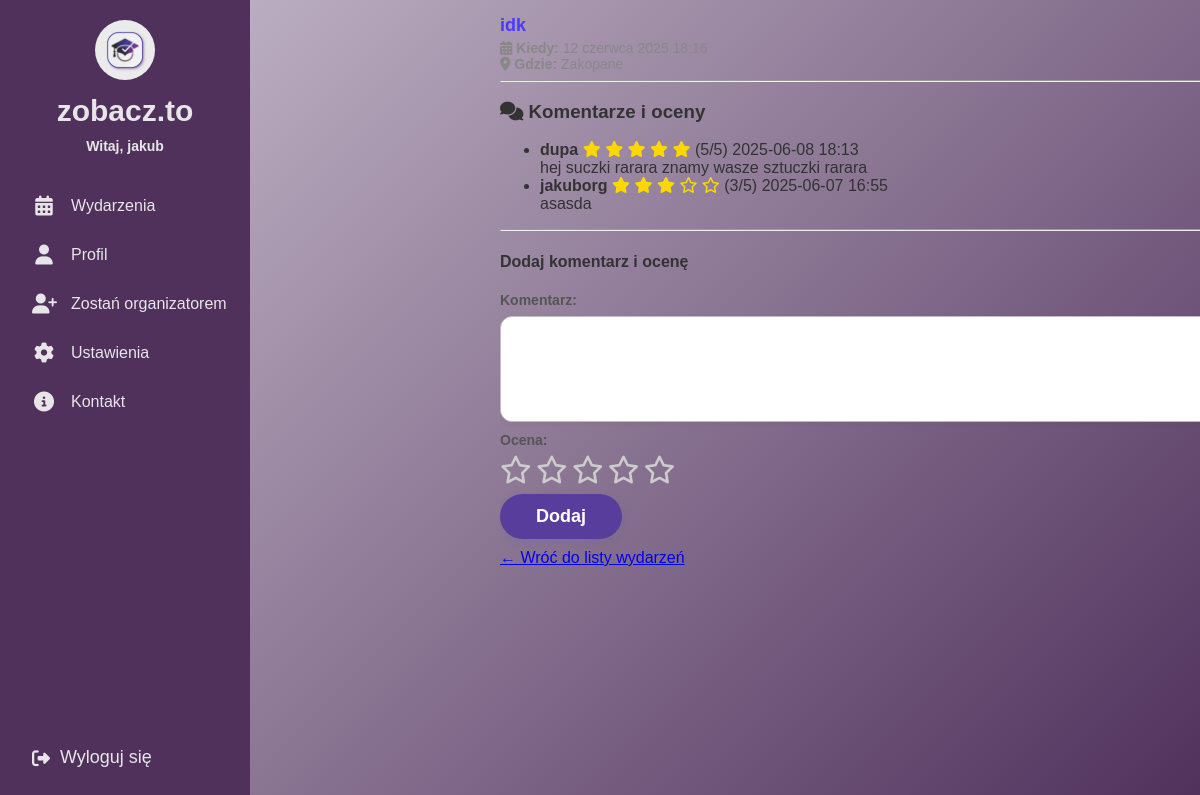
The page /events/event/17/ (signed in) on the database as committed earlier.
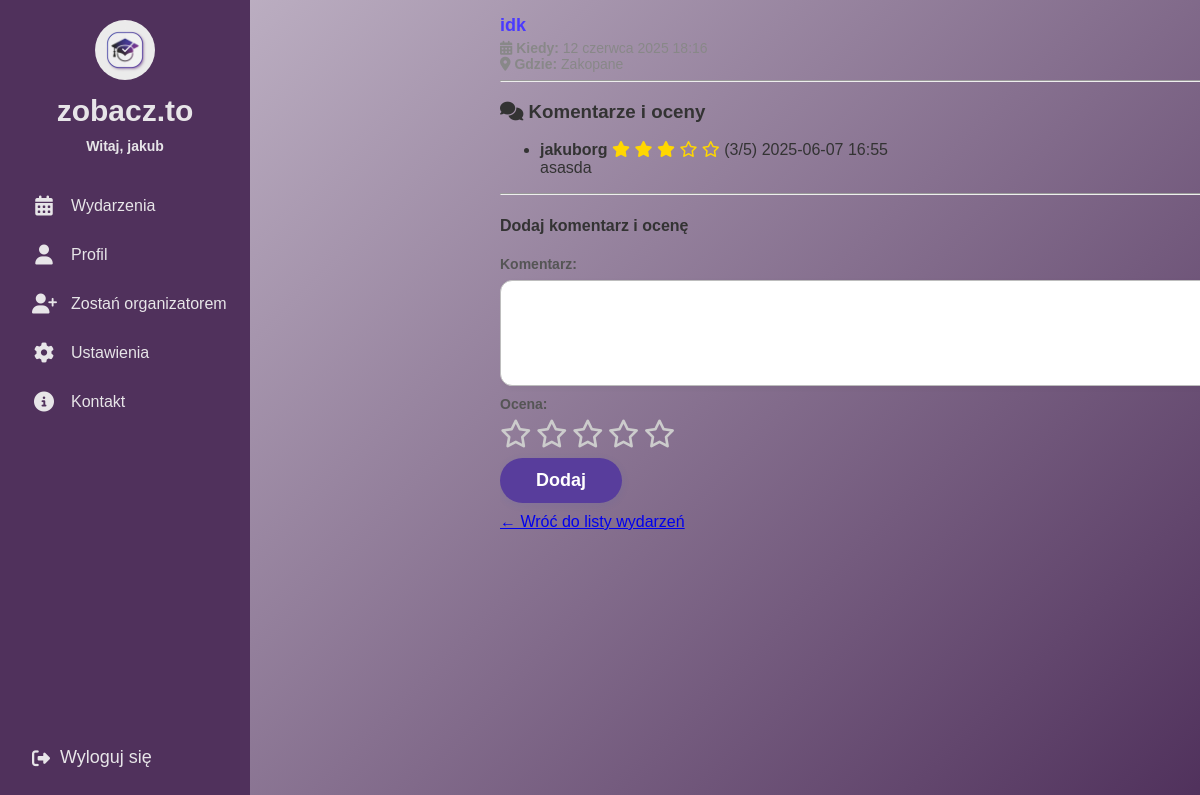
The same page on the database as committed later.
### events/models.py (models this page shows, shortened)
class Event(models.Model):
    title = models.CharField("Tytuł", max_length=200)
    description = models.TextField("Opis wydarzenia")
    date = models.DateTimeField("Data")
    location = models.CharField("Lokalizacja", max_length=200)
    created_by = models.ForeignKey(User, on_delete=models.CASCADE, related_name="created_events")

class EventComment(models.Model):
    event = models.ForeignKey(Event, on_delete=models.CASCADE, related_name="comments")
    user = models.ForeignKey(User, on_delete=models.CASCADE)
    comment = models.TextField("Komentarz")
    rating = models.PositiveSmallIntegerField("Ocena", choices=[(i, i) for i in range(1, 6)])
    created_at = models.DateTimeField(auto_now_add=True)

### events/views.py (the view)
# urls.py: path('event/<int:event_id>/', views.event_detail, name='event_detail'),
@login_required
def event_detail(request, event_id):
    event = get_object_or_404(Event, id=event_id)
    comments = event.comments.select_related('user').order_by('-created_at')
    avg_rating = event.comments.aggregate(avg=Avg('rating'))['avg']
    if request.method == 'POST':
        form = EventCommentForm(request.POST)
        if form.is_valid():
            comment = form.save(commit=False)
            comment.event = event
            comment.user = request.user
            comment.save()
            messages.success(request, "Twój komentarz został dodany.")
            return redirect('event_detail', event_id=event.id)
    else:
        form = EventCommentForm()
        return render(request, 'events/event_detail.html', {
        'event': event,
        'comments': comments,
        'form': form,
        'avg_rating': round(avg_rating or 0, 2),
    })

### events/forms.py
class EventCommentForm(forms.ModelForm):
    class Meta:
        model = EventComment
        fields = ['comment', 'rating']
        widgets = {
            'comment': forms.Textarea(attrs={'rows': 3}),
            'rating': forms.Select(choices=[(i, i) for i in range(1, 6)]),
        }

### templates/events/event_detail.html (shortened to what this page needs)
{% extends "base.html" %}
{% load static %}
{% block content %}
<link rel="stylesheet" href="https://cdnjs.cloudflare.com/ajax/libs/font-awesome/6.4.0/css/all.min.css">
<link rel="stylesheet" href="{% static 'css/events.css' %}">
<div class="main-content">
  <div class="event-detail-card">
    <h2 class="event-title">{{ event.title }}</h2>
    <div class="event-meta">
      <span><i class="fas fa-calendar-alt"></i> <strong>Kiedy:</strong> {{ event.date }}</span><br>
      <span><i class="fas fa-map-marker-alt"></i> <strong>Gdzie:</strong> {{ event.location }}</span>
    </div>
    <hr>
    <div class="event-comments-section">
      <h3><i class="fas fa-comments"></i> Komentarze i oceny</h3>
      <ul class="comments-list">
        {% for comment in comments %}
          <li class="comment-item">
            <div class="comment-header">
              <strong>{{ comment.user.username }}</strong>
              <span class="comment-rating">
                {% for i in "12345"|make_list %}
                  {% if forloop.counter <= comment.rating %}
                    <i class="fas fa-star" style="color:gold"></i>
                  {% else %}
                    <i class="far fa-star" style="color:gold"></i>
                  {% endif %}
                {% endfor %}
                ({{ comment.rating }}/5)
              </span>
              <span class="comment-date">{{ comment.created_at|date:"Y-m-d H:i" }}</span>
            </div>
            <div class="comment-body">
              {{ comment.comment }}
            </div>
          </li>
        {% empty %}
          <li class="event-empty">Brak komentarzy.</li>
        {% endfor %}
      </ul>
    </div>
    <hr>
    {% if user.is_authenticated %}
      <div class="add-comment-section">
        <h4>Dodaj komentarz i ocenę</h4>
        <form method="post" class="comment-form" id="comment-form">
          <div class="form-group">
            {{ form.comment.label_tag }}
            {{ form.comment }}
          </div>
          <div class="form-group">
            <label>Ocena:</label>
            <span id="star-rating">
              {% for i in "12345"|make_list %}
                <i class="fa-star far" data-value="{{ forloop.counter }}"></i>
              {% endfor %}
            </span>
          </div>
          <button type="submit" class="enroll-button">Dodaj</button>
        </form>
      </div>
    {% else %}
      <p><a href="{% url 'login' %}">Zaloguj się</a>, aby dodać komentarz.</p>
    {% endif %}
    <a href="{% url 'events_list' %}" class="back-link">← Wróć do listy wydarzeń</a>
  </div>
</div>
{% endblock %}

### templates/base.html (shortened to what this page needs)
{% load static %}
<!DOCTYPE html>
<html>
<head>
  <link rel="stylesheet" href="https://cdnjs.cloudflare.com/ajax/libs/font-awesome/6.4.0/css/all.min.css">
  <link rel="stylesheet" href="{% static 'css/home.css' %}">
  <link rel="stylesheet" href="{% static 'css/contact.css' %}">
  <link rel="stylesheet" href="{% static 'css/profile.css' %}">
</head>
<body>
<div class="sidebar">
  <div class="top">
    <div class="logo">
      <a href="{% url 'home' %}">
        <img src="{% static 'images/logo.jpeg' %}" alt="Logo">
      </a>
      <span class="site-name">zobacz.to</span>
      {% if user.is_authenticated %}
        <span class="username">Witaj, {{ user.username }}</span>
      {% endif %}
    </div>
    <div class="menu">
      <a href="{% url 'events_list' %}">
        <i class="fas fa-calendar-alt"></i>
        <span class="label">Wydarzenia</span>
      </a>
      <a href="{% url 'profile' %}">
        <i class="fas fa-user"></i>
        <span class="label">Profil</span>
      </a>
      {% if user.is_authenticated %}
        {% for group in user.groups.all %}
            {% if group.name == "student" %}
                <a href="{% url 'organizer_request_create' %}">
                    <i class="fas fa-user-plus"></i>
                    <span class="label">Zostań organizatorem</span>
                </a>
            {% endif %}
        {% endfor %}
    {% endif %}
      <a href="#">
        <i class="fas fa-cog"></i>
        <span class="label">Ustawienia</span>
      </a>
      <a href="{% url 'contact' %}">
        <i class="fas fa-info-circle"></i>
        <span class="label">Kontakt</span>
      </a>
    </div>
  </div>
  <div class="bottom">
    <form action="{% url 'logout' %}" method="post">
      <button type="submit">
        <i class="fas fa-sign-out-alt"></i>
        <span class="logout-label">Wyloguj się</span>
      </button>
    </form>
  </div>
</div>
  <main>
    <div class="main-content">
    {% block content %}
    {% endblock content %}
  </main>
</body>
</html>

### static/css/home.css (style rules this page uses)
:root { --light-purple: #CABFCF; --dark-purple: #50315C; --medium-purple: #583D9C; --white: #E7E5E8; --blue-purple: #4941A1; }
body { margin: 0; font-family: 'Arial', sans-serif; background: linear-gradient(135deg, var(--light-purple), var(--dark-purple)); height: 100vh; overflow: hidden; }
.main-content { min-height: 100vh; width: calc(100vw - 250px); max-width: calc(100vw - 250px); box-sizing: border-box; padding: 0; margin-left: 250px; transition: none; overflow-y: hidden; color: #333; }
.sidebar { background-color: var(--dark-purple); width: 250px; display: flex; flex-direction: column; justify-content: space-between; color: var(--white); height: 100vh; position: fixed; left: 0; top: 0; z-index: 10; }
.sidebar .top, .sidebar .bottom { padding: 20px; }
.sidebar .logo { display: flex; flex-direction: column; align-items: center; }
.sidebar .logo img { width: 60px; height: 60px; border-radius: 50%; margin-bottom: 10px; transition: width 0.3s ease, height 0.3s ease; }
.sidebar .logo .site-name { font-size: 30px; font-weight: 700; color: var(--white); margin-bottom: 5px; }
.sidebar .username { font-weight: 600; font-size: 14px; text-align: left; margin-top: 5px; display: block !important; }
.menu { margin-top: 30px; }
.menu a { display: flex; align-items: center; gap: 15px; color: var(--white); text-decoration: none; padding: 12px; border-radius: 8px; transition: background 0.2s; white-space: nowrap; margin-bottom: 5px; }
.menu .label { font-size: 16px; display: block !important; }
.sidebar .menu i { font-size: 20px; min-width: 24px; text-align: center; }
.sidebar .bottom form { margin: 0; }
.sidebar .bottom button { background: none; border: none; color: var(--white); font-size: 18px; cursor: pointer; display: flex; align-items: center; gap: 10px; padding: 12px; width: 100%; text-align: left; border-radius: 8px; transition: background 0.2s; }

### static/css/contact.css (style rules this page uses)
:root { --main-purple: #4a3aff; }
h2, .contact-form-block h3, .faq-box h4, .admin-answers-title { color: var(--main-purple); font-weight: 700; }

### static/css/profile.css (style rules this page uses)
.form-group { display: flex; flex-direction: column; margin-bottom: 0; }
.form-group label { font-weight: 600; margin-bottom: 8px; font-size: 14px; color: #555; }

### static/css/events.css (style rules this page uses)
.form-group { flex: 1 1 45%; display: flex; flex-direction: column; }
.event-title { font-size: 18px; font-weight: bold; margin-bottom: 4px; }
.event-meta { color: #888; font-size: 14px; margin-bottom: 8px; }

### templates/events/event_detail.html (style rules this page uses)
#star-rating .fa-star { font-size: 28px; color: gold; cursor: pointer; transition: color 0.2s; }
#star-rating .fa-star.far { color: #ccc; }
.comment-form textarea, textarea[name="comment"] { width: 100%; min-height: 80px; border-radius: 12px; border: 1.5px solid #bdbdbd; background: #fff; padding: 12px; font-size: 16px; resize: vertical; box-shadow: 0 2px 6px rgba(0,0,0,0.04); margin-bottom: 10px; }
.enroll-button { display: inline-block; padding: 12px 36px; background-color: #583d9c; color: #fff; font-size: 18px; font-weight: bold; border: none; border-radius: 28px; box-shadow: 0 2px 8px rgba(30,94,208,0.08); cursor: pointer; transition: background 0.2s, box-shadow 0.2s; margin-top: 10px; margin-bottom: 10px; }

Rows that differ between the two databases and show on the page:
removed EventComment: user.username "dupa", rating "5", created_at "2025-06-08 18:13", comment "hej suczki rarara znamy wasze sztuczki rarara"
